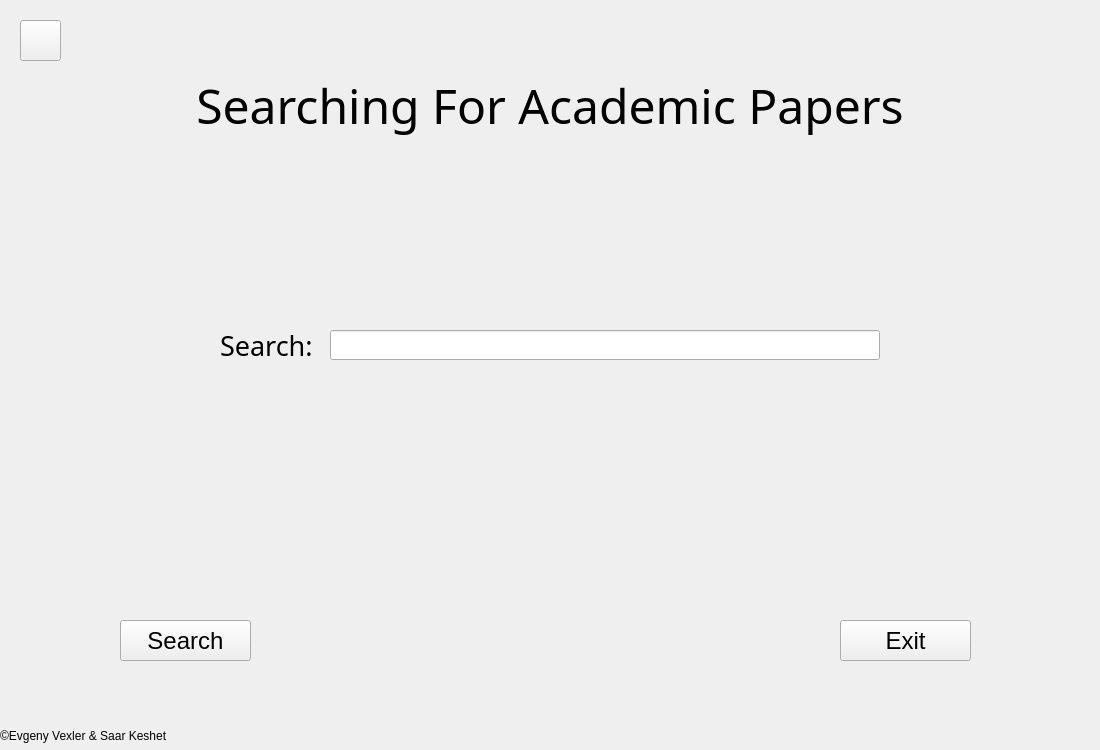
<?xml version="1.0" encoding="UTF-8"?>
<ui version="4.0">
 <class>MainWindow</class>
 <widget class="QMainWindow" name="MainWindow">
  <property name="enabled">
   <bool>true</bool>
  </property>
  <property name="geometry">
   <rect>
    <x>0</x>
    <y>0</y>
    <width>1100</width>
    <height>750</height>
   </rect>
  </property>
  <property name="minimumSize">
   <size>
    <width>1100</width>
    <height>750</height>
   </size>
  </property>
  <property name="maximumSize">
   <size>
    <width>1101</width>
    <height>751</height>
   </size>
  </property>
  <property name="baseSize">
   <size>
    <width>1100</width>
    <height>750</height>
   </size>
  </property>
  <property name="windowTitle">
   <string>MainWindow</string>
  </property>
  <widget class="QWidget" name="centralwidget">
   <widget class="QLabel" name="backgroundLabel">
    <property name="geometry">
     <rect>
      <x>0</x>
      <y>0</y>
      <width>1100</width>
      <height>750</height>
     </rect>
    </property>
    <property name="text">
     <string/>
    </property>
   </widget>
   <widget class="QLabel" name="label_2">
    <property name="geometry">
     <rect>
      <x>0</x>
      <y>60</y>
      <width>1100</width>
      <height>90</height>
     </rect>
    </property>
    <property name="font">
     <font>
      <family>MV Boli</family>
      <pointsize>36</pointsize>
      <weight>50</weight>
      <bold>false</bold>
     </font>
    </property>
    <property name="text">
     <string>Searching For Academic Papers</string>
    </property>
    <property name="alignment">
     <set>Qt::AlignCenter</set>
    </property>
   </widget>
   <widget class="QLineEdit" name="lineEditPage2">
    <property name="geometry">
     <rect>
      <x>330</x>
      <y>330</y>
      <width>550</width>
      <height>30</height>
     </rect>
    </property>
   </widget>
   <widget class="QLabel" name="searchLabel">
    <property name="geometry">
     <rect>
      <x>220</x>
      <y>330</y>
      <width>91</width>
      <height>31</height>
     </rect>
    </property>
    <property name="font">
     <font>
      <family>Narkisim</family>
      <pointsize>20</pointsize>
     </font>
    </property>
    <property name="text">
     <string>Search:</string>
    </property>
   </widget>
   <widget class="QPushButton" name="searchButtonPage2">
    <property name="geometry">
     <rect>
      <x>120</x>
      <y>620</y>
      <width>131</width>
      <height>41</height>
     </rect>
    </property>
    <property name="font">
     <font>
      <family>Arial</family>
      <pointsize>18</pointsize>
      <weight>50</weight>
      <bold>false</bold>
     </font>
    </property>
    <property name="text">
     <string>Search</string>
    </property>
   </widget>
   <widget class="QPushButton" name="exitButtonPage2">
    <property name="geometry">
     <rect>
      <x>840</x>
      <y>620</y>
      <width>131</width>
      <height>41</height>
     </rect>
    </property>
    <property name="font">
     <font>
      <family>Arial</family>
      <pointsize>18</pointsize>
      <weight>50</weight>
      <bold>false</bold>
     </font>
    </property>
    <property name="text">
     <string>Exit</string>
    </property>
   </widget>
   <widget class="QLabel" name="label_3">
    <property name="geometry">
     <rect>
      <x>0</x>
      <y>725</y>
      <width>431</width>
      <height>21</height>
     </rect>
    </property>
    <property name="font">
     <font>
      <pointsize>9</pointsize>
     </font>
    </property>
    <property name="text">
     <string>©️Evgeny Vexler &amp; Saar Keshet</string>
    </property>
   </widget>
   <widget class="QPushButton" name="homeButtonPage2">
    <property name="geometry">
     <rect>
      <x>20</x>
      <y>20</y>
      <width>41</width>
      <height>41</height>
     </rect>
    </property>
    <property name="text">
     <string/>
    </property>
   </widget>
  </widget>
 </widget>
 <resources/>
 <connections/>
</ui>
